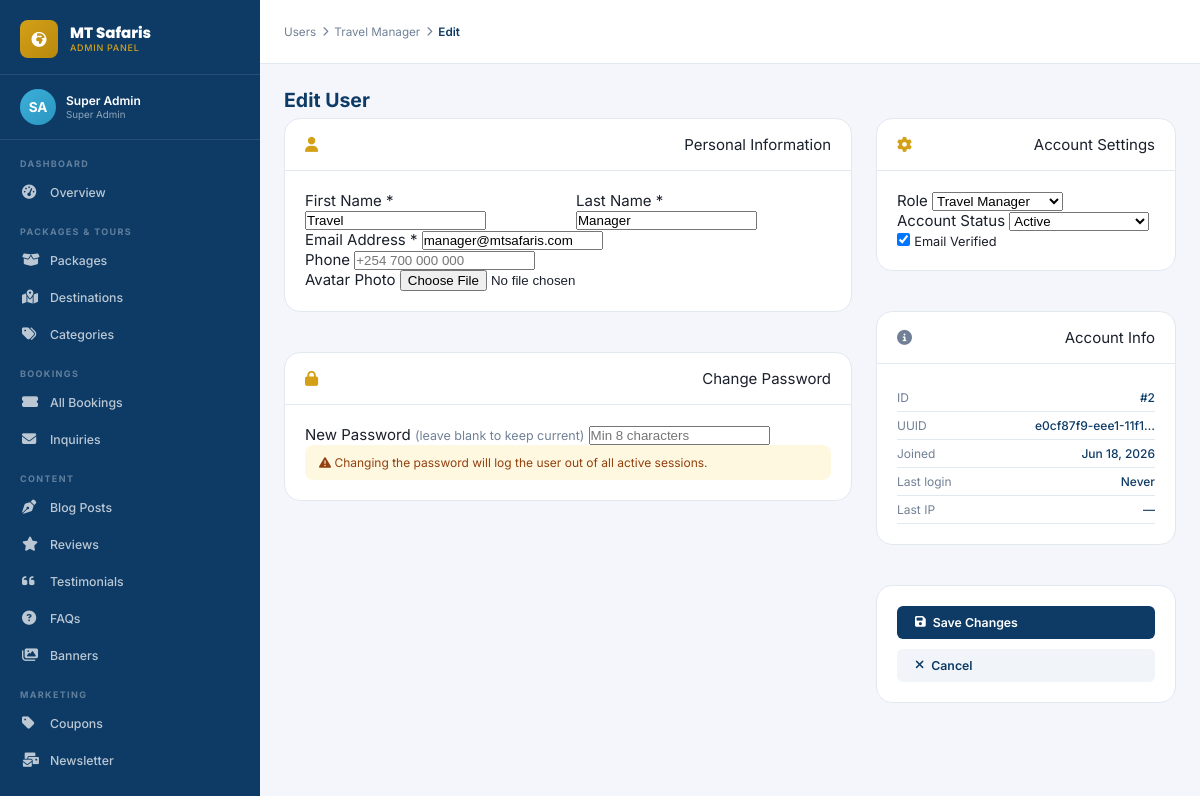
/admin/user-edit.php?id=2 (signed in), run on the app's committed database.
### tables this page shows
CREATE TABLE `users` (
  `id`              INT UNSIGNED AUTO_INCREMENT PRIMARY KEY,
  `uuid`            CHAR(36) NOT NULL UNIQUE DEFAULT (UUID()),
  `first_name`      VARCHAR(100) NOT NULL,
  `last_name`       VARCHAR(100) NOT NULL,
  `email`           VARCHAR(191) NOT NULL UNIQUE,
  `phone`           VARCHAR(30),
  `password_hash`   VARCHAR(255) NOT NULL,
  `role`            ENUM('super_admin','travel_manager','booking_officer','content_editor','finance','customer_support','customer') NOT NULL DEFAULT 'customer',
  `status`          ENUM('active','inactive','suspended','pending') NOT NULL DEFAULT 'pending',
  `avatar`          VARCHAR(500),
  `email_verified`  TINYINT(1) NOT NULL DEFAULT 0,
  `email_verify_token` VARCHAR(100),
  `two_fa_enabled`  TINYINT(1) NOT NULL DEFAULT 0,
  `two_fa_secret`   VARCHAR(100),
  `remember_token`  VARCHAR(100),
  `last_login_at`   DATETIME,
  `last_login_ip`   VARCHAR(50),
  `created_at`      DATETIME NOT NULL DEFAULT CURRENT_TIMESTAMP,
  `updated_at`      DATETIME NOT NULL DEFAULT CURRENT_TIMESTAMP ON UPDATE CURRENT_TIMESTAMP,
  INDEX `idx_email`  (`email`),
  INDEX `idx_role`   (`role`),
  INDEX `idx_status` (`status`)
);

### includes/functions.php (called while the page is built, shortened)
<?php
require_once __DIR__ . '/db.php';
function h(string $str): string {
    return htmlspecialchars($str, ENT_QUOTES | ENT_HTML5, 'UTF-8');
}
function url(string $path = ''): string {
    return APP_URL . '/' . ltrim($path, '/');
}
function isActive(string $page): string {
    return (basename($_SERVER['PHP_SELF']) === $page) ? 'active' : '';
}

### includes/db.php (called while the page is built, shortened)
<?php
class DB {
    private static ?PDO $instance = null;
    public static function conn(): PDO {
        if (self::$instance === null) {
            $dsn = sprintf('mysql:host=%s;port=%s;dbname=%s;charset=%s',
                DB_HOST, DB_PORT, DB_NAME, DB_CHARSET);
            $options = [
                PDO::ATTR_ERRMODE            => PDO::ERRMODE_EXCEPTION,
                PDO::ATTR_DEFAULT_FETCH_MODE => PDO::FETCH_ASSOC,
                PDO::ATTR_EMULATE_PREPARES   => false,
                PDO::MYSQL_ATTR_INIT_COMMAND => "SET NAMES " . DB_CHARSET . " COLLATE utf8mb4_unicode_ci",
            ];
            self::$instance = new PDO($dsn, DB_USER, DB_PASS, $options);
        }
        return self::$instance;
    }
    public static function query(string $sql, array $params = []): PDOStatement {
        $stmt = self::conn()->prepare($sql);
        $stmt->execute($params);
        return $stmt;
    }
    public static function row(string $sql, array $params = []): ?array {
        $result = self::query($sql, $params)->fetch();
        return $result ?: null;
    }
}

### includes/auth.php (called while the page is built, shortened)
<?php
require_once __DIR__ . '/db.php';
require_once __DIR__ . '/functions.php';
function currentUser(): ?array {
    static $user = null;
    if ($user === null) {
        $user = DB::row("SELECT id, uuid, first_name, last_name, email, phone, role, status, avatar
                         FROM users WHERE id = ? AND status = 'active'", [$_SESSION['user_id']]);
    }
    return $user;
}
function isLoggedIn(): bool {
    return currentUser() !== null;
}
function checkRememberToken(): void {
    if (isLoggedIn() || !isset($_COOKIE['remember_token'])) return;
}
checkRememberToken();

### admin/user-edit.php (the view, shortened to what this page needs)
<?php
require_once dirname(__DIR__) . '/includes/auth.php';
require_once dirname(__DIR__) . '/includes/functions.php';
$id   = (int)($_GET['id'] ?? 0);
$user = $id ? DB::row("SELECT * FROM users WHERE id=?", [$id]) : null;
?>
<!DOCTYPE html>
<html lang="en">
<head>
  <link rel="stylesheet" href="https://cdnjs.cloudflare.com/ajax/libs/font-awesome/6.5.1/css/all.min.css">
  <link rel="stylesheet" href="<?= url('assets/css/admin.css') ?>">
</head>
<body>
<?php require_once 'includes/sidebar.php'; ?>
<div class="admin-main">
  <header class="admin-header">
    <div class="admin-header-left">
      <div class="breadcrumb-admin">
        <a href="<?= url('admin/users.php') ?>">Users</a>
        <i class="fas fa-chevron-right" style="font-size:.65rem"></i>
        <a href="<?= url('admin/user-view.php?id='.$id) ?>"><?= h($user['first_name'].' '.$user['last_name']) ?></a>
        <i class="fas fa-chevron-right" style="font-size:.65rem"></i>
        <span>Edit</span>
      </div>
    </div>
  </header>
  <div class="admin-content">
    <div class="admin-page-title">Edit User</div>
    <form method="POST" enctype="multipart/form-data">
      <div style="display:grid;grid-template-columns:1fr 300px;gap:24px;align-items:start">
        <div style="display:flex;flex-direction:column;gap:20px">
          <div class="admin-card">
            <div class="admin-card-header"><i class="fas fa-user" style="color:var(--clr-gold)"></i> Personal Information</div>
            <div class="admin-card-body">
              <div style="display:grid;grid-template-columns:1fr 1fr;gap:16px">
                <div class="form-group">
                  <label class="form-label">First Name <span class="text-danger">*</span></label>
                  <input type="text" name="first_name" value="<?= h($user['first_name']) ?>" class="form-control" required>
                </div>
                <div class="form-group">
                  <label class="form-label">Last Name <span class="text-danger">*</span></label>
                  <input type="text" name="last_name" value="<?= h($user['last_name']) ?>" class="form-control" required>
                </div>
              </div>
              <div class="form-group">
                <label class="form-label">Email Address <span class="text-danger">*</span></label>
                <input type="email" name="email" value="<?= h($user['email']) ?>" class="form-control" required>
              </div>
              <div class="form-group">
                <label class="form-label">Phone</label>
                <input type="text" name="phone" value="<?= h($user['phone'] ?? '') ?>" class="form-control" placeholder="+254 700 000 000">
              </div>
              <div class="form-group">
                <label class="form-label">Avatar Photo</label>
                <input type="file" name="avatar" accept="image/*" class="form-control">
              </div>
            </div>
          </div>
          <div class="admin-card">
            <div class="admin-card-header"><i class="fas fa-lock" style="color:var(--clr-gold)"></i> Change Password</div>
            <div class="admin-card-body">
              <div class="form-group">
                <label class="form-label">New Password <small style="color:var(--clr-muted)">(leave blank to keep current)</small></label>
                <input type="password" name="new_password" class="form-control" minlength="8" placeholder="Min 8 characters">
              </div>
              <div style="background:#fff8e1;border-radius:8px;padding:10px 14px;font-size:.8rem;color:#92400e">
                <i class="fas fa-exclamation-triangle"></i> Changing the password will log the user out of all active sessions.
              </div>
            </div>
          </div>
        </div>
        <div style="display:flex;flex-direction:column;gap:20px">
          <div class="admin-card">
            <div class="admin-card-header"><i class="fas fa-cog" style="color:var(--clr-gold)"></i> Account Settings</div>
            <div class="admin-card-body">
              <div class="form-group">
                <label class="form-label">Role</label>
                <select name="role" class="form-control">
                  <?php foreach (ROLES as $k=>$v): ?>
                  <option value="<?= $k ?>" <?= $user['role']===$k?'selected':'' ?>><?= $v ?></option>
                  <?php endforeach; ?>
                </select>
              </div>
              <div class="form-group">
                <label class="form-label">Account Status</label>
                <select name="status" class="form-control">
                  <?php foreach (['active'=>'Active','inactive'=>'Inactive','suspended'=>'Suspended','pending'=>'Pending Verification'] as $k=>$v): ?>
                  <option value="<?= $k ?>" <?= $user['status']===$k?'selected':'' ?>><?= $v ?></option>
                  <?php endforeach; ?>
                </select>
              </div>
              <label class="admin-toggle">
                <input type="checkbox" name="email_verified" <?= $user['email_verified']?'checked':'' ?>>
                <span style="font-size:.85rem">Email Verified</span>
              </label>
            </div>
          </div>
          <div class="admin-card">
            <div class="admin-card-header"><i class="fas fa-info-circle" style="color:var(--clr-muted)"></i> Account Info</div>
            <div class="admin-card-body" style="font-size:.8rem">
              <?php foreach ([
                ['ID',"#{$user['id']}"],
                ['UUID', substr($user['uuid'],0,18).'…'],
                ['Joined', formatDate($user['created_at'],'M j, Y')],
                ['Last login', $user['last_login_at']?timeAgo($user['last_login_at']):'Never'],
                ['Last IP', $user['last_login_ip']??'—'],
              ] as [$l,$v]): ?>
              <div style="display:flex;justify-content:space-between;padding:6px 0;border-bottom:1px solid var(--clr-border)">
                <span style="color:var(--clr-muted)"><?= $l ?></span>
                <span style="font-weight:500;color:var(--clr-primary)"><?= h($v) ?></span>
              </div>
              <?php endforeach; ?>
            </div>
          </div>
          <div class="admin-card">
            <div class="admin-card-body" style="display:flex;flex-direction:column;gap:10px">
              <button type="submit" class="btn-admin btn-admin-primary btn-block">
                <i class="fas fa-save"></i> Save Changes
              </button>
              <a href="<?= url('admin/user-view.php?id='.$id) ?>" class="btn-admin btn-block" style="background:#f1f5f9;color:var(--clr-primary);text-align:center">
                <i class="fas fa-times"></i> Cancel
              </a>
            </div>
          </div>
        </div>
      </div>
    </form>
  </div>
</div>
</body>
</html>

### admin/includes/sidebar.php (shortened to what this page needs)
<?php $adminUser = currentUser(); ?>
<aside class="admin-sidebar" id="adminSidebar">
  <div class="sidebar-brand">
    <div class="sidebar-brand-icon"><i class="fas fa-globe-africa"></i></div>
    <div>
      <div class="sidebar-brand-text">MT Safaris</div>
      <span class="sidebar-brand-sub">Admin Panel</span>
    </div>
  </div>
  <div class="sidebar-user">
    <div class="sidebar-user-avatar"><?= strtoupper(substr($adminUser['first_name'],0,1).substr($adminUser['last_name'],0,1)) ?></div>
    <div>
      <div class="sidebar-user-name"><?= h($adminUser['first_name'].' '.$adminUser['last_name']) ?></div>
      <div class="sidebar-user-role"><?= h(ROLES[$adminUser['role']]??$adminUser['role']) ?></div>
    </div>
  </div>
  <nav class="sidebar-nav">
    <div class="nav-section">Dashboard</div>
    <a href="<?= url('admin/') ?>" <?= basename($_SERVER['PHP_SELF'])==='index.php'&&dirname($_SERVER['PHP_SELF'])==='/admin'?'class="active"':'' ?>>
      <i class="fas fa-tachometer-alt"></i> Overview
    </a>
    <div class="nav-section">Packages & Tours</div>
    <a href="<?= url('admin/packages.php') ?>" <?= isActive('packages.php') === 'active' ? 'class="active"' : '' ?>>
      <i class="fas fa-box-open"></i> Packages
    </a>
    <a href="<?= url('admin/destinations.php') ?>" <?= isActive('destinations.php') === 'active' ? 'class="active"' : '' ?>>
      <i class="fas fa-map-marked-alt"></i> Destinations
    </a>
    <a href="<?= url('admin/categories.php') ?>" <?= isActive('categories.php') === 'active' ? 'class="active"' : '' ?>>
      <i class="fas fa-tags"></i> Categories
    </a>
    <div class="nav-section">Bookings</div>
    <a href="<?= url('admin/bookings.php') ?>" <?= isActive('bookings.php') === 'active' ? 'class="active"' : '' ?>>
      <i class="fas fa-ticket-alt"></i> All Bookings
    </a>
    <a href="<?= url('admin/inquiries.php') ?>" <?= isActive('inquiries.php') === 'active' ? 'class="active"' : '' ?>>
      <i class="fas fa-envelope"></i> Inquiries
    </a>
    <div class="nav-section">Content</div>
    <a href="<?= url('admin/blog.php') ?>" <?= isActive('blog.php') === 'active' ? 'class="active"' : '' ?>>
      <i class="fas fa-pen-nib"></i> Blog Posts
    </a>
    <a href="<?= url('admin/reviews.php') ?>" <?= isActive('reviews.php') === 'active' ? 'class="active"' : '' ?>>
      <i class="fas fa-star"></i> Reviews
    </a>
    <a href="<?= url('admin/testimonials.php') ?>" <?= isActive('testimonials.php') === 'active' ? 'class="active"' : '' ?>>
      <i class="fas fa-quote-left"></i> Testimonials
    </a>
    <a href="<?= url('admin/faqs.php') ?>" <?= isActive('faqs.php') === 'active' ? 'class="active"' : '' ?>>
      <i class="fas fa-question-circle"></i> FAQs
    </a>
    <a href="<?= url('admin/banners.php') ?>" <?= isActive('banners.php') === 'active' ? 'class="active"' : '' ?>>
      <i class="fas fa-images"></i> Banners
    </a>
    <div class="nav-section">Marketing</div>
    <a href="<?= url('admin/coupons.php') ?>" <?= isActive('coupons.php') === 'active' ? 'class="active"' : '' ?>>
      <i class="fas fa-tag"></i> Coupons
    </a>
    <a href="<?= url('admin/newsletter.php') ?>" <?= isActive('newsletter.php') === 'active' ? 'class="active"' : '' ?>>
      <i class="fas fa-mail-bulk"></i> Newsletter
    </a>
    <div class="nav-section">Users</div>
  </nav>
</aside>

### data on the page
users: first_name+last_name "SA", first_name+last_name "Super Admin", role "Super Admin"
users: first_name+last_name "Travel Manager", first_name "Travel", last_name "Manager", email "manager@mtsafaris.com", role "Travel Manager", status "Active", email_verified "☑"

### other printed values
$l "ID"
$v "#2"
$l "UUID"
$v "e0cf87f9-eee1-11f1…"
$l "Joined"
$v "Jun 18, 2026"
$l "Last login"
$v "Never"
$l "Last IP"
$v "—"
